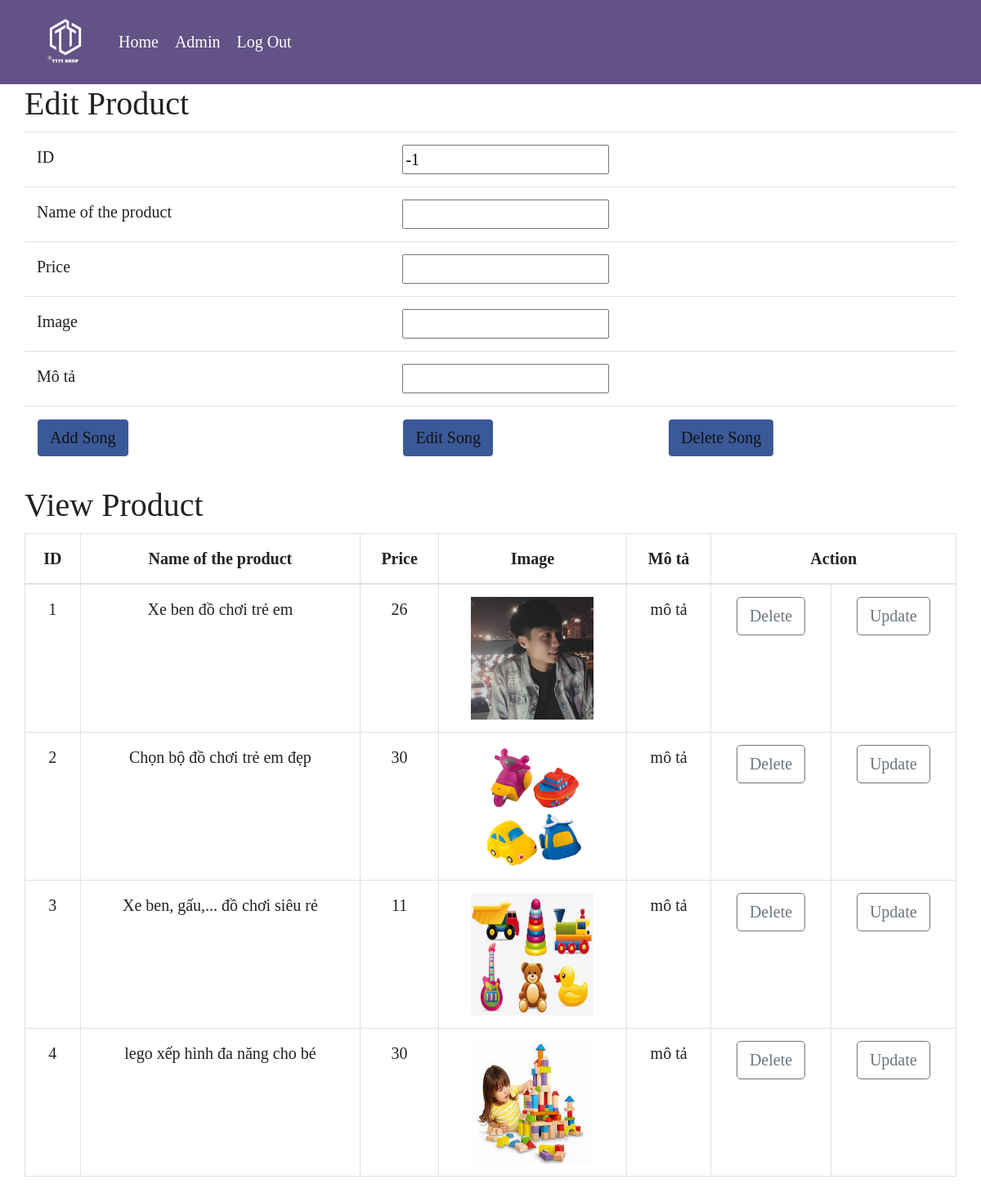
The app's page /admin/Detail/detail.php with its own data.
### tables this page shows
CREATE TABLE `sanpham` (
  `idSP` int(11) NOT NULL,
  `tenSP` varchar(200) NOT NULL,
  `anhSP` varchar(200) NOT NULL,
  `giaSP` int(11) NOT NULL,
  `moTaSP` longtext NOT NULL
);

### admin/Detail/detail.php (the view, shortened to what this page needs)
<!DOCTYPE html>
<html lang="en">
<head>
    <link rel="stylesheet" href="https://maxcdn.bootstrapcdn.com/bootstrap/4.1.3/css/bootstrap.min.css">
    <link href="https://use.fontawesome.com/releases/v5.0.4/css/all.css" rel="stylesheet">
    <link href="../../css/styleIndex.css" rel="stylesheet">
</head>
<body>
    <nav class="navbar navbar-expand-lg navbar-light bg-light sticky-top">
        <div class="container">
            <a class="navbar-brand" href="#"><img style="width:70px; height: 70px;" src="../../images/logo.png"></a>
            <div class="collapse navbar-collapse" id="navbarSupportedContent">
                <ul class="navbar-nav mr-auto">
                    <li class="nav-item active">
                        <a class="nav-link" href="../../index.php"> Home <span class="glyphicon glyphicon-home sr-only">(current)</span></a>
                    </li>
                    <li class="nav-item">
                        <a class="nav-link" href="../admin.php"> <span class="glyphicon glyphicon-user"></span>Admin</a>
                    </li>
                    <li class="nav-item dropdown">
                        <a class="nav-link" href="../logout.php" id="navbarDropdown">
                            Log Out
                        </a>
                    </li>
                </ul>
            </div>
        </div>
    </nav>
    <div class="example">
        <div class="container">
            <form class="row" method="post" enctype="multipart/form-data">
                <h2>Edit Product</h2>
                <table class="table">
                    <?php
                    $idSP = "-1";
                    $tenSP = "";
                    $giaSP = "";
                    $anhSP = "";
                    $moTaSP = "";
                    echo "
                        <tr>
                            <td>ID</td>
                            <td colspan='2'><input type='text' name='SidSP' value='$idSP'></td>
                        </tr>
                        <tr>
                            <td>Name of the product</td>
                            <td colspan='2'><input type='text' name='tenSP' value='$tenSP'></td>
                        </tr>
                        <tr>
                        <td>Price</td>
                            <td colspan='2'><input type='text' name='giaSP' value='$giaSP'></td>
                        </tr>
                        <tr>
                            <td>Image</td>
                            <td colspan='2'><input type='text' name='tenSP' value='$anhSP'></td>
                        </tr>
                        <tr>
                            <td>Mô tả</td>
                            <td colspan='2'><input type='text' name='moTaSP' value='$moTaSP'></td>
                        </tr>
                    ";
                    ?>
                    <tr>
                        <td><input style="background-color:#3b5998;color:#111111" type="submit" class="btn btn-outline-success" name="add" value="Add Song"></td>
                        <td><input style="background-color:#3b5998;color:#111111" type="submit" class="btn btn-outline-success" name="edit" value="Edit Song"></td>
                        <td><input style="background-color:#3b5998;color:#111111" type="submit" class="btn btn-outline-success" name="delete" value="Delete Song"></td>
                    </tr>
                </table>
            </form>
        </div>
    </div>
    <div class="example">
        <div class="container">
            <div class="row">
                <h2>View Product</h2>
                <table class="table table-bordered" ; style="text-align: center;">
                    <thead>
                        <tr>
                            <th>ID</th>
                            <th>Name of the product</th>
                            <th>Price</th>
                            <th>Image</th>
                            <th>Mô tả</th>
                            <th colspan="2">Action</th>
                        </tr>
                    </thead>
                    <?php
                    include("connect.php");
                    $sql = "select * from sanpham";
                    $result = mysqli_query($connect, $sql);
                    while ($sanpham = mysqli_fetch_array($result)) {
                        $idSP = $sanpham['idSP'];
                        $tenSP = $sanpham['tenSP'];
                        $giaSP = $sanpham['giaSP'];
                        $anhSP = $sanpham['anhSP'];
                        $moTaSP = $sanpham['moTaSP'];
                        echo "
                            <tr style='text-decoration: none'>
                             <td>$idSP</td>
                             <td>$tenSP</td>
                             <td>$giaSP</td>
                             <td><img src='../../images/$anhSP' width='150' height='150' alt='Hinh Anh'/></td>
                             <td>$moTaSP</td>
                             <td><a href='detail.php?idSP=$idSP' class='btn btn-outline-secondary'>Delete</a></td>
                             <td><a href='detail.php?idSP=$idSP' class='btn btn-outline-secondary'>Update</a></td>
                            </tr>
                            ";
                    }
                    ?>
                </table>
            </div>
        </div>
    </div>
</body>
</html>

### css/styleIndex.css (style rules this page uses)
html, body { width: 100%; height: 100%; font-family: 'GFontAwesome'; font-size: 20px; color: #222; }
.btn-outline-success { border-color: #ffffff !important; color: #ffffff; }
.dropdown { position: relative; display: inline-block; }
.navbar { background-color: rgba(82,64,120,0.9) !important; }
.navbar li a { color: white !important; }

### records on screen
sanpham: idSP "1", tenSP "Xe ben đồ chơi trẻ em", giaSP "26", anhSP (picture), moTaSP "mô tả"
sanpham: idSP "2", tenSP "Chọn bộ đồ chơi trẻ em đẹp", giaSP "30", anhSP (picture), moTaSP "mô tả"
sanpham: idSP "3", tenSP "Xe ben, gấu,... đồ chơi siêu rẻ", giaSP "11", anhSP (picture), moTaSP "mô tả"
sanpham: idSP "4", tenSP "lego xếp hình đa năng cho bé", giaSP "30", anhSP (picture), moTaSP "mô tả"
